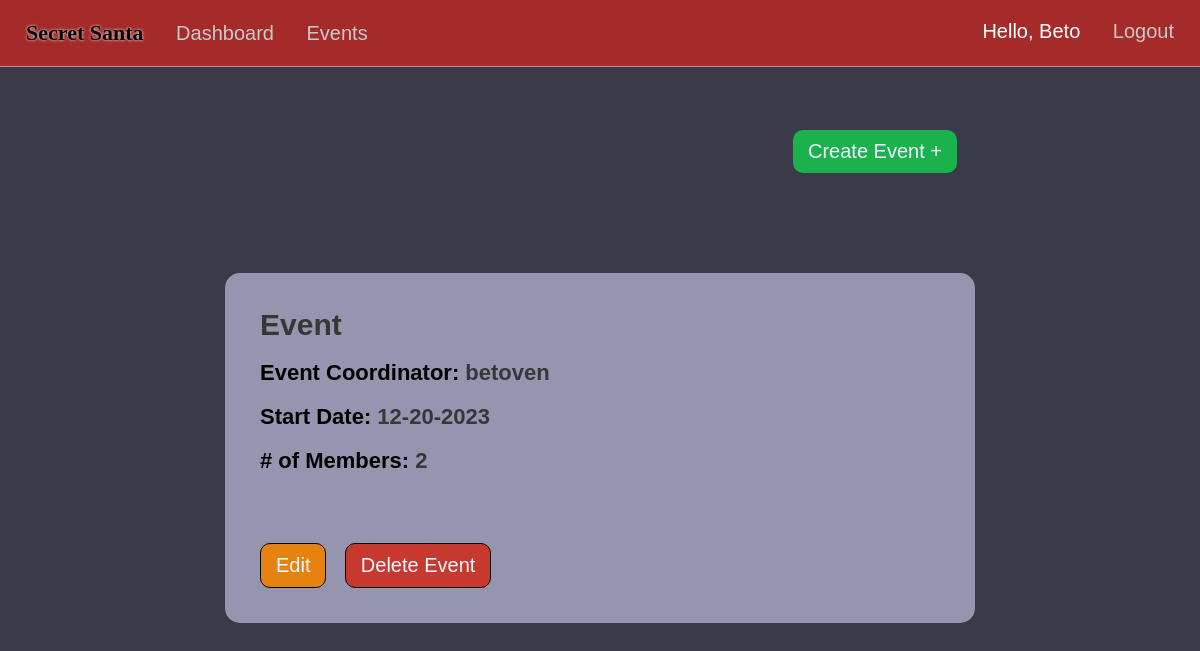
/events (signed in), run on an earlier commit of the app's database.
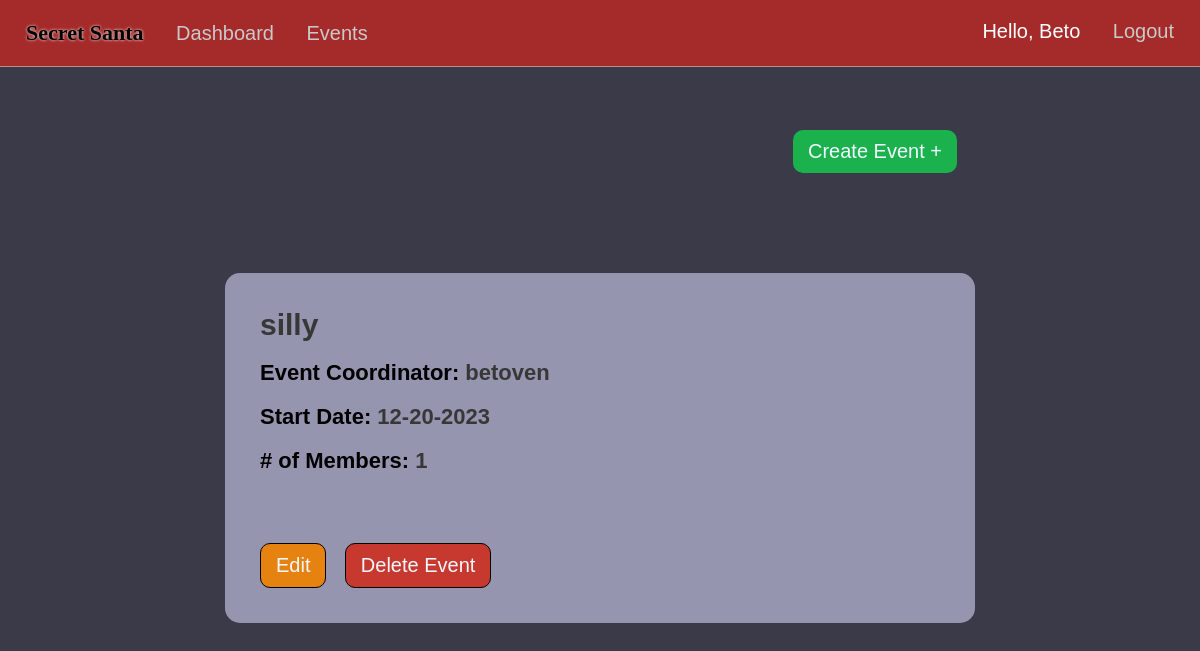
And on a later commit of the database.
### market/models.py (models this page shows, shortened)
class User(db.Model, UserMixin):
    id = db.Column(db.Integer(), primary_key=True)
    username = db.Column(db.String(length=30), nullable=False, unique=True)
    first_name = db.Column(db.String(length=50), nullable=False)
    last_name = db.Column(db.String(length=50), nullable=False)
    email_address = db.Column(db.String(length=50), nullable=False, unique=True)
    password_hash = db.Column(db.String(length=60), nullable=False)
    items = db.relationship('Item', backref='owned_user', lazy=True)
    events = db.relationship('Event', backref='coordinator', lazy=True)
    events_attending = db.relationship('EventMembers', backref='attendees', lazy=True, overlaps="event_members")
    @property
    def password(self):
        return self.password_hash

class Event(db.Model):
    event_id = db.Column(db.Integer(), primary_key=True)
    coordinator_id = db.Column(db.Integer(), db.ForeignKey('user.id'), nullable=False)
    event_name = db.Column(db.String(length=75), nullable=False, unique=True)
    event_date = db.Column(db.Date())
    attendees = db.relationship('EventMembers', backref='attended_events', lazy=True)

### market/routes.py (the view)
@app.route("/events")
@login_required
def events_page():
    events=Event.query.all()
    return render_template('events.html', events=events)

### market/models.py (called while the page is built)
@login_manager.user_loader
def load_user(user_id):
    return User.query.get(int(user_id))

### market/templates/events.html (shortened to what this page needs)
{% extends 'base.html' %}
  {% block style %}
  <link rel= "stylesheet" type= "text/css" href= "{{ url_for('static',filename='styles/events.css') }}">
  {% endblock %}
  {% block content %}
  <center>
    {% if events %}
    <div class="create-div">
      <a href="{{url_for('create_event')}}"><button class="create-btn">Create Event +</button></a>
      {% for event in events %}
      <div class="event">
        <div class="titles-div">
          <h1 class="e-title"><span class="event-info event-info-title">{{event.event_name}}</span></h1>
          <h1 class="event-title e-title">Event Coordinator: <span class="event-info">{{event.coordinator.username}}</span></h1>
          <h1 class="event-title e-title">Start Date: <span class="event-info">{{event.event_date.strftime('%m-%d-%Y')}}</span></h1>
          <h1 class="event-title e-title"># of Members: <span class="event-info">{{ event.attendees|length }}</span></h1>
        </div>
        <div class="buttons">
          {% if current_user.is_authenticated and current_user.id == event.coordinator.id %}
            <a href="{{ url_for('event_info', event_id=event.event_id) }}"><button class="edit-btn">Edit</button></a>
            <a href="{{ url_for('delete_event', event_id=event.event_id) }}"><button class="delete-btn">Delete Event</button></a>
            {% else %}
              <a href="{{ url_for('event_info', event_id=event.event_id) }}"><button class="info-btn">Info</button></a>
              <a href="{{ url_for('request_event', event_id=event.event_id, member_id=current_user.id) }}"><button class="request-btn">Request</button></a>
          {% endif %}
        </div>
      </div>
      {% endfor %}
    </div>
    {% else %}
    <a href="{{url_for('create_event')}}"><button class="create-btn">Create Event +</button></a>
    {% endif %}
  </center>
  {% endblock %}

### market/templates/base.html (shortened to what this page needs)
<!DOCTYPE html>
<html lang="en">
<head>
  <link rel= "stylesheet" type= "text/css" href= "{{ url_for('static',filename='styles/main.css') }}">
  {% block style %}
  {% endblock %}
</head>
<body>
  <nav>
    <ul class="top-left-nav">
      <a href="{{ url_for('home_page') }}" ><li class="li-title">
        Secret Santa
      </li></a>
    {% if current_user.is_authenticated %}
      <li>
        <a href="{{ url_for('dashboard_page') }}" class="nav-item">Dashboard</a>
      </li>
      <li>
        <a href="{{ url_for('events_page') }}" class="nav-item">Events</a>
      </li>
    {% endif %}
    </ul>
    {% if current_user.is_authenticated %}
    <ul class="top-right-nav">
      <li>
        <p class="nav-name">Hello, {{ current_user.first_name.title() }} </p>
      </li>
      <li>
        <a class="nav-item" href="{{ url_for('logout_page') }}">Logout</a>
      </li>
    </ul>
    {% endif %}
  </nav>
  {% block content %}
  {% endblock %}
</body>
</html>

### market/static/styles/main.css (style rules this page uses)
* { margin: 0px; box-sizing: border-box; }
body { margin-top: 66px; font-family: Arial, Helvetica, sans-serif; background-color: rgb(58, 58, 73); color: white; padding: 0px 10px; padding-bottom: 80px; }
nav { display: flex; justify-content: space-between; background-color: brown; padding: 20px 20px; position: fixed; right: 0px; left: 0px; top:0px; z-index: 1000; color: black; font-family:'Gill Sans', 'Gill Sans MT', Calibri, 'Trebuchet MS', sans-serif; font-size: 20px; border-bottom: 1px solid rgba(209, 208, 208, 0.589); }
.li-title { font-weight: bolder; font-size: 22px; font-family: 'Grinched'; text-shadow: 0px 0px 3px white; }
.top-left-nav { list-style: none; padding: 0px; display: inline-block; }
.top-left-nav li,.top-right-nav li { display: inline-block; margin-right: 6px; margin-left: 6px; }
.top-right-nav { list-style: none; padding: 0px; display: inline-block; }
.nav-item { text-decoration: none; color: rgb(202, 201, 201); margin-left: 15px; }
.nav-name { text-decoration: none; color: rgb(255, 255, 255); }
a { text-decoration: none; color: Black; }

### market/static/styles/events.css (style rules this page uses)
body { padding-left: 0px; padding-right:0px; }
.event { background-color: rgb(149, 149, 175); min-height: 350px; max-width: 750px; margin-top: 100px; border-radius: 15px; text-align: left; padding:35px; font-size: 12px; display: flex; flex-direction:column; justify-content:space-between; margin-left: 10px; margin-right: 10px; }
.event-title { margin-top: 18px; }
.event-info-title { font-size: 30px; }
.e-title { font-size: 22px; color: rgb(0, 0, 0); font-family: 'Gill Sans', 'Gill Sans MT', Calibri, 'Trebuchet MS', sans-serif; }
.titles-div { display: inline-block; }
.event-info { color: rgb(56, 55, 55); }
.delete-btn { cursor: pointer; background-color: rgb(199, 57, 47); border: none; color: aliceblue; padding: 10px 15px; border-radius: 10px; font-size: 20px; font-family: 'Gill Sans', 'Gill Sans MT', Calibri, 'Trebuchet MS', sans-serif; border:1px solid black; }
.create-div { margin-top: 130px; }
.create-btn { cursor: pointer; background-color: rgb(27, 177, 77); border: none; color: aliceblue; padding: 10px 15px; border-radius: 10px; font-size: 20px; margin-left: 550px; font-family: 'Gill Sans', 'Gill Sans MT', Calibri, 'Trebuchet MS', sans-serif; }
.edit-btn { cursor: pointer; background-color: rgb(230, 130, 15); border: none; color: aliceblue; padding: 10px 15px; border-radius: 10px; font-size: 20px; font-family: 'Gill Sans', 'Gill Sans MT', Calibri, 'Trebuchet MS', sans-serif; margin-right: 15px; border:1px solid black; }

What changed in the data, as far as the page shows it:
changed Event "betoven": event_name "Event" → "silly"; attendees|length "2" → "1"
